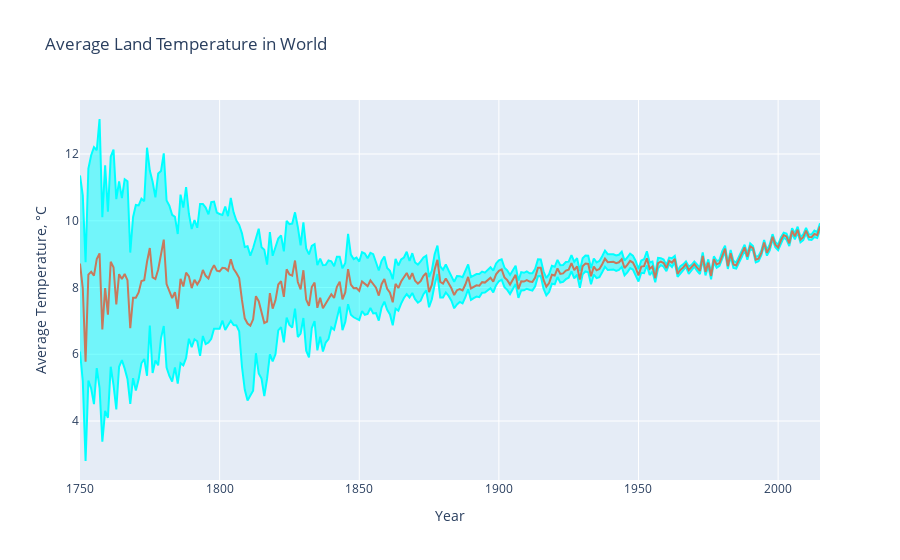

The notebook cell saved with this chart:
### Code cell
global_temp_country['year'] = pd.to_datetime(global_temp_country['dt']).dt.year
yearly_data = global_temp_country.groupby('year').agg(
    mean_temp=('LandAverageTemperature', 'mean'),
    mean_temp_uncertainty=('LandAverageTemperatureUncertainty', 'mean')
).reset_index()

yearly_data['upper_bound'] = yearly_data['mean_temp'] + yearly_data['mean_temp_uncertainty']
yearly_data['lower_bound'] = yearly_data['mean_temp'] - yearly_data['mean_temp_uncertainty']

trace0 = go.Scatter(
    x=yearly_data['year'], 
    y=yearly_data['upper_bound'],
    fill=None,
    mode='lines',
    name='Uncertainty top',
    line=dict(color='rgb(0, 255, 255)')
)

trace1 = go.Scatter(
    x=yearly_data['year'], 
    y=yearly_data['lower_bound'],
    fill='tonexty',
    mode='lines',
    name='Uncertainty bot',
    line=dict(color='rgb(0, 255, 255)')
)

trace2 = go.Scatter(
    x=yearly_data['year'], 
    y=yearly_data['mean_temp'],
    name='Average Temperature',
    line=dict(color='rgb(199, 121, 093)')
)

layout = go.Layout(
    xaxis=dict(title='Year'),
    yaxis=dict(title='Average Temperature, °C'),
    title='Average Land Temperature in World',
    showlegend=False
)

fig = go.Figure(data=[trace0, trace1, trace2], layout=layout)

fig.show()

### Figure 1 — Plotly figure (JSON) as saved in the notebook; plotly's stock layout.template omitted (floating-point values rounded to 4 significant figures; data arrays with more than 128 entries replaced by an {"elided": "..."} marker saying what was removed)
{"data": [{"line": {"color": "rgb(0, 255, 255)"}, "mode": "lines", "name": "Uncertainty top", "type": "scatter", "x": {"elided": "266 int values"}, "y": {"elided": "266 float values"}}, {"fill": "tonexty", "line": {"color": "rgb(0, 255, 255)"}, "mode": "lines", "name": "Uncertainty bot", "type": "scatter", "x": {"elided": "266 int values"}, "y": {"elided": "266 float values"}}, {"line": {"color": "rgb(199, 121, 093)"}, "name": "Average Temperature", "type": "scatter", "x": {"elided": "266 int values"}, "y": {"elided": "266 float values"}}], "layout": {"showlegend": false, "title": {"text": "Average Land Temperature in World"}, "xaxis": {"title": {"text": "Year"}}, "yaxis": {"title": {"text": "Average Temperature, °C"}}}}
